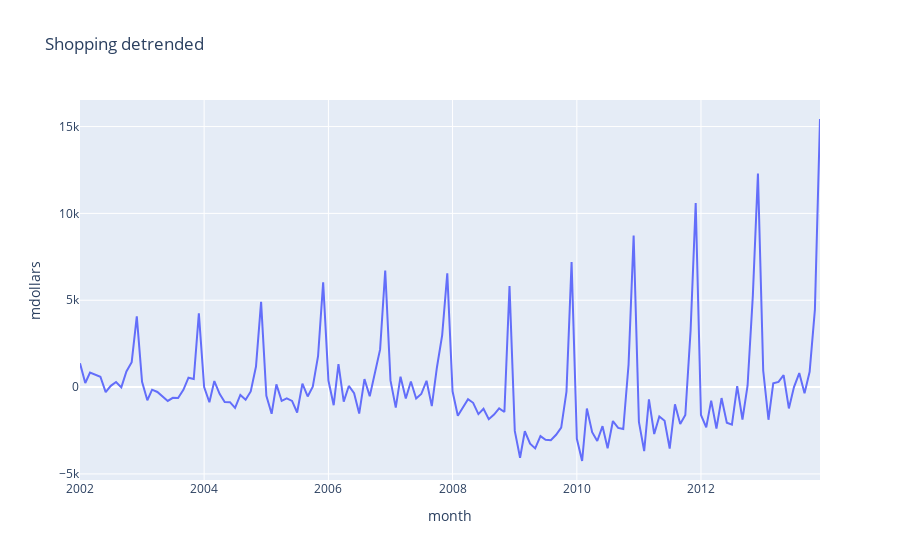

Notebook code for this chart:
### Code cell
# nochmal Plot mit Plotly Express
import plotly.express as px

fig = px.line(shopping_detrended, x=shopping_detrended.index, y="mdollars", title='Shopping detrended')
fig.show()

### Figure 1 — Plotly figure (JSON) as saved in the notebook; plotly's stock layout.template omitted (floating-point values rounded to 4 significant figures; data arrays with more than 128 entries replaced by an {"elided": "..."} marker saying what was removed)
{"data": [{"hovertemplate": "month=%{x}<br>mdollars=%{y}<extra></extra>", "legendgroup": "", "line": {"color": "#636efa", "dash": "solid"}, "marker": {"symbol": "circle"}, "mode": "lines", "name": "", "orientation": "v", "showlegend": false, "x": {"elided": "144 str values"}, "xaxis": "x", "y": {"elided": "144 float values"}, "yaxis": "y", "type": "scatter"}], "layout": {"xaxis": {"anchor": "y", "domain": [0.0, 1.0], "title": {"text": "month"}}, "yaxis": {"anchor": "x", "domain": [0.0, 1.0], "title": {"text": "mdollars"}}, "legend": {"tracegroupgap": 0}, "title": {"text": "Shopping detrended"}}}
